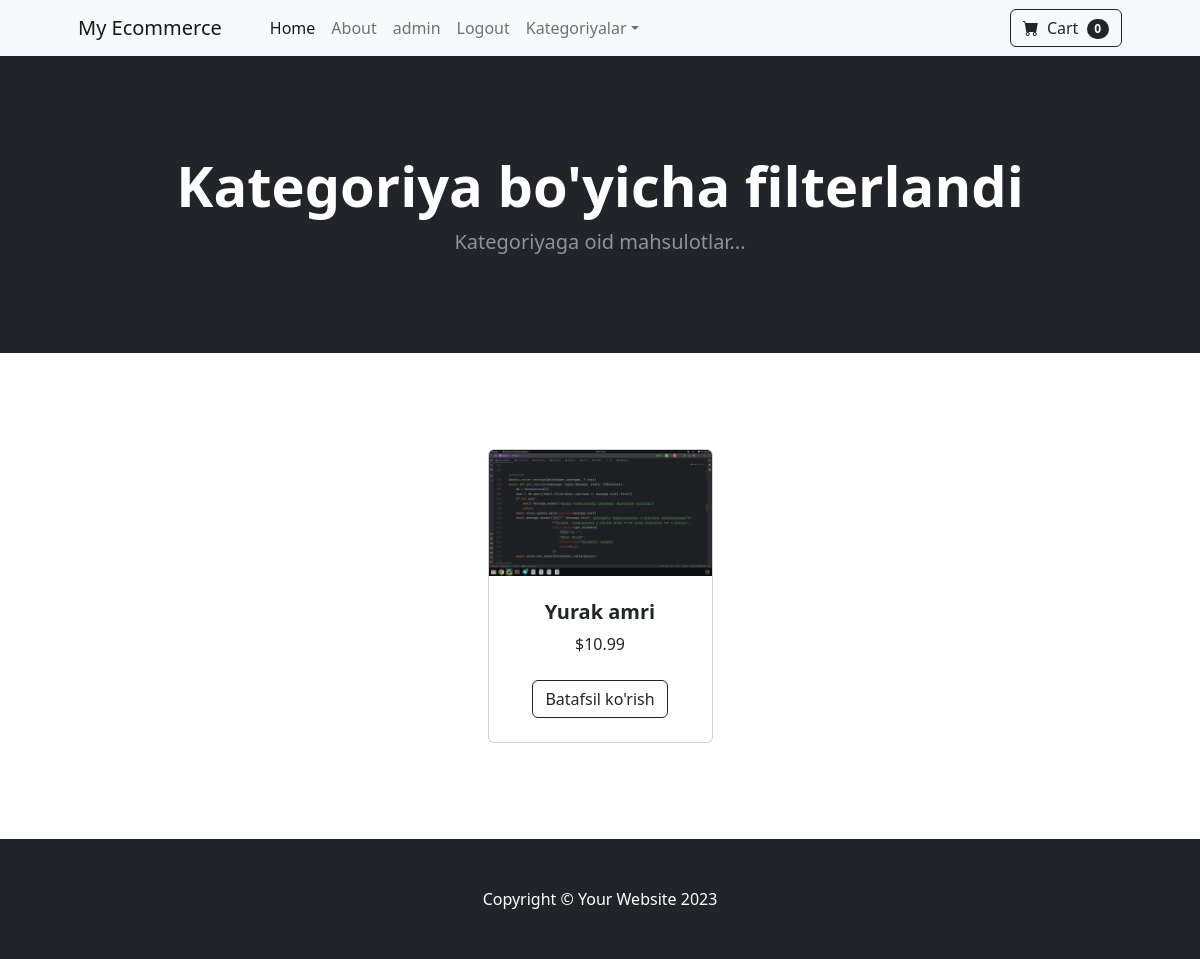
Page /category/Romantika/ (signed in) on the committed database.
### store/models.py (models this page shows, shortened)
class Product(models.Model):
    name = models.CharField(max_length=100)
    price = models.DecimalField(max_digits=6, decimal_places=2, default=0)
    category = models.ForeignKey(Category, on_delete=models.CASCADE, default=1)
    description = models.TextField(default="", blank=True, null=True)
    image = models.ImageField(upload_to='uploads/product/')
    is_sale = models.BooleanField(default=False)
    sale_price = models.DecimalField(max_digits=6, decimal_places=2, default=0)

### store/views.py (the view)
# urls.py: path('category/<str:foo>/', views.category, name='category'),
def category(request, foo):
    foo = foo.replace("-", " ")
    try:
        category = Category.objects.get(name=foo)
        products = Product.objects.filter(category=category)
        return render(request, 'category.html', {"products": products, "category": category})
    except:
        messages.error(request, "Ushbu kategoriya topilmadi")
        return redirect('home')

### cart/cart.py (called while the page is built)
    def __len__(self):
        return len(self.cart)

### cart/context_processors.py (called while the page is built)
def cart(request):
    return {'cart': Cart(request)}

### store/templates/category.html
{% extends 'base.html' %}
{% block content %}
<header class="bg-dark py-5">
    <div class="container px-4 px-lg-5 my-5">
        <div class="text-center text-white">
            <h1 class="display-4 fw-bolder">Kategoriya bo'yicha filterlandi</h1>
            <p class="lead fw-normal text-white-50 mb-0">Kategoriyaga oid mahsulotlar...</p>
        </div>
    </div>
</header>
<section class="py-5">
    <div class="container px-4 px-lg-5 mt-5">
        <div class="row gx-4 gx-lg-5 row-cols-2 row-cols-md-3 row-cols-xl-4 justify-content-center">
            {% for product in products %}
                {% if product.is_sale %}
                    <div class="col mb-5">
                        <div class="card h-100">
                            <div class="badge text-black bg-light position-absolute"
                            style="top: 0.5rem; right: 0.5rem"> Sotildi </div>
                            <img class="card-img-top" src="{{ product.image.url }}" alt="..."/>
                            <div class="card-body p-4">
                                <div class="text-center">
                                    <h5 class="fw-bolder">{{ product.name }}</h5>
                                    <strike>${{ product.price }}</strike>
                                    ${{ product.sale_price }}
                                    <br>
                                </div>
                            </div>
                            <div class="card-footer p-4 pt-0 border-top-0 bg-transparent">
                                <div class="text-center"><a class="btn btn-outline-dark mt-auto"
                                                            href="{% url 'product' product.id %}">Batafsil ko'rish</a></div>
                            </div>
                        </div>
                    </div>
                {% else %}
                    <div class="col mb-5">
                        <div class="card h-100">
                            <img class="card-img-top" src="{{ product.image.url }}" alt="..."/>
                            <div class="card-body p-4">
                                <div class="text-center">
                                    <h5 class="fw-bolder">{{ product.name }}</h5>
                                    ${{ product.price }}
                                    <br>
                                </div>
                            </div>
                            <div class="card-footer p-4 pt-0 border-top-0 bg-transparent">
                                <div class="text-center"><a class="btn btn-outline-dark mt-auto"
                                                            href="{% url 'product' product.id %}">Batafsil ko'rish</a></div>
                            </div>
                        </div>
                    </div>
                {% endif %}
            {% endfor %}
        </div>
    </div>
</section>
{% endblock %}

### store/templates/navbar.html (shortened to what this page needs)
<nav class="navbar navbar-expand-lg navbar-light bg-light">
    <div class="container px-4 px-lg-5">
        <a class="navbar-brand" href="{% url 'home' %}">My Ecommerce</a>
        <div class="collapse navbar-collapse" id="navbarSupportedContent">
            <ul class="navbar-nav me-auto mb-2 mb-lg-0 ms-lg-4">
                <li class="nav-item"><a class="nav-link active" aria-current="page" href="{% url 'home' %}">Home</a>
                </li>
                <li class="nav-item"><a class="nav-link" href="{% url 'about' %}">About</a></li>
                {% if not user.is_authenticated %}
                    <li class="nav-item"><a class="nav-link" href="{% url 'login' %}">Login</a></li>
                    <li class="nav-item"><a class="nav-link" href="{% url 'register' %}">Register</a></li>
                {% else %}
                    <li class="nav-item"><a class="nav-link" href="{% url 'profile' user.username %}"> {{ user.username }} </a></li>
                    <li class="nav-item"><a class="nav-link" href="{% url 'logout' %}"> Logout </a></li>
                {% endif %}
                <li class="nav-item dropdown">
                    <a class="nav-link dropdown-toggle" id="navbarDropdown" href="#!" role="button"
                       data-bs-toggle="dropdown" aria-expanded="false">Kategoriyalar</a>
                </li>
            </ul>
            <form class="d-flex">
                <a href="{% url 'cart_summary' %}" class="btn btn-outline-dark">
                    <i class="bi-cart-fill me-1"></i>
                    Cart
                    <span class="badge bg-dark text-white ms-1 rounded-pill" id="cart_quantity">
                        {{ cart|length }}
                    </span>
                </a>
            </form>
        </div>
    </div>
</nav>

### rows in the picture
Product: image (picture), name "Yurak amri", price "10.99"

### other values in the picture
{{ user.username }} "admin"
{{ cart|length }} "0"
